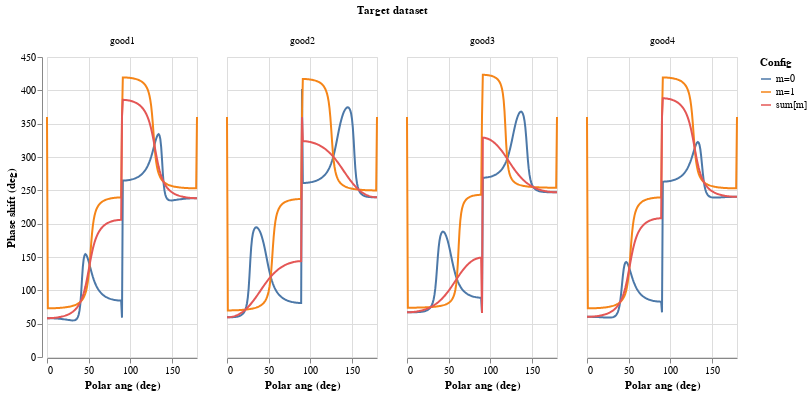

Write notebook code for a chart like this one.
### Code cell
generated["Polar ang (deg)"] = generated["Polar ang (rad)"] / np.pi * 180
generated["Phase shift (deg)"] = generated["Phase shift (rad)"] / np.pi * 180

alt.Chart(generated).mark_line().encode(
    x="Polar ang (deg)",
    y="Phase shift (deg)",
    color="Config",
    column="Target dataset",
).properties(width=150)

### Figure 1 — Vega-Lite specification as saved in the notebook (floating-point values rounded to 4 significant figures; data arrays with more than 128 entries replaced by an {"elided": "..."} marker saying what was removed)
{"$schema": "https://vega.github.io/schema/vega-lite/v2.6.0.json", "config": {"view": {"height": 300, "width": 400}}, "data": {"name": "data-acf7078568504fa55fd42c11ab0af691"}, "datasets": {"data-acf7078568504fa55fd42c11ab0af691": {"elided": "2172 records"}}, "encoding": {"color": {"field": "Config", "type": "nominal"}, "column": {"field": "Target dataset", "type": "nominal"}, "x": {"field": "Polar ang (deg)", "type": "quantitative"}, "y": {"field": "Phase shift (deg)", "type": "quantitative"}}, "mark": "line", "width": 150}
